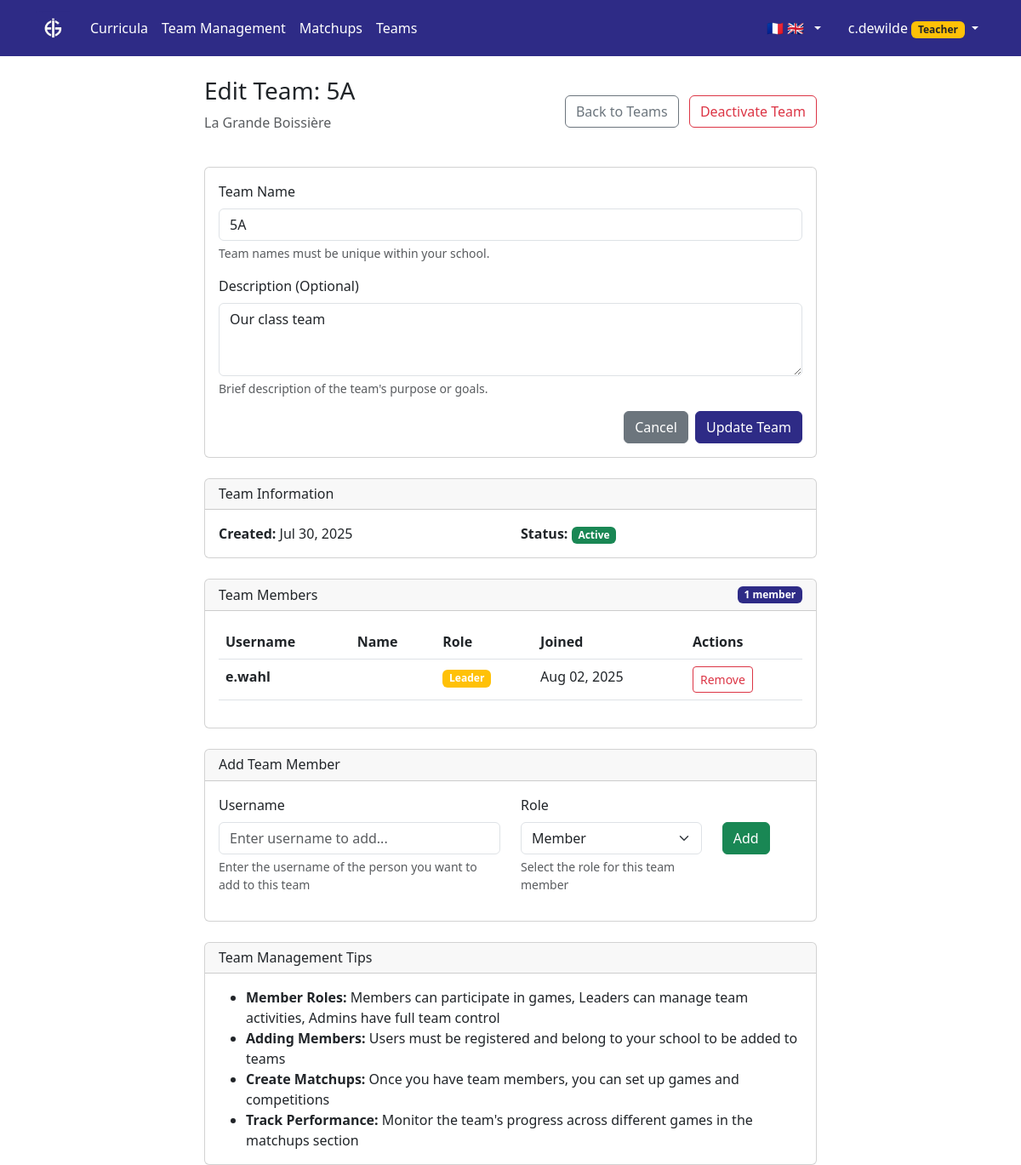
Page /aigames/team-management/teams/1/edit/ (signed in) on the earlier database version.
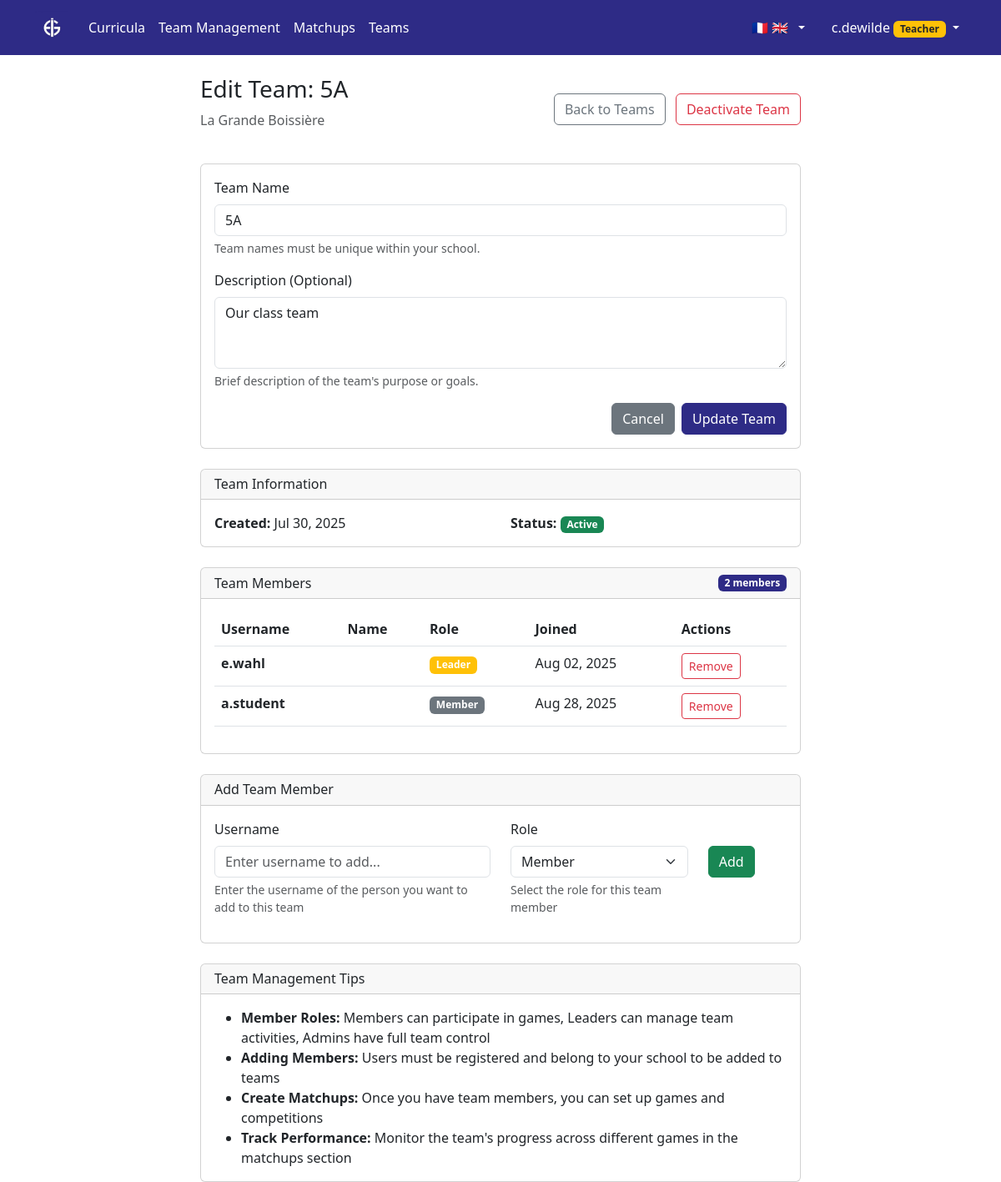
Same page on the later database version.
### aigames/models.py (models this page shows, shortened)
class TeamMembership(models.Model):
    ROLE_CHOICES = [
        ('member', 'Member'),
        ('leader', 'Leader'),
        ('admin', 'Admin'),
    ]
    team = models.ForeignKey(Team, on_delete=models.CASCADE)
    user = models.ForeignKey(User, on_delete=models.CASCADE)
    role = models.CharField(max_length=10, choices=ROLE_CHOICES, default='member')
    joined_at = models.DateTimeField(auto_now_add=True)
    class Meta:
        unique_together = ['team', 'user']  # User can only be in a team once

### aigames/views.py (the view, shortened to what this page needs)
# urls.py: path('team-management/teams/<int:team_id>/edit/', views.edit_school_team, name='edit_school_team'),
@login_required
@user_passes_test(can_create_teams)
def edit_school_team(request, team_id):
    user_school = request.user.profile.school
    team = get_object_or_404(Team, id=team_id, school=user_school, is_active=True)
    form = SchoolTeamForm(school=user_school, instance=team)
    member_form = TeamMemberForm(team=team, school=user_school)
    from .models import TeamMembership
    memberships = TeamMembership.objects.filter(team=team).select_related('user', 'user__profile').order_by('joined_at')
    context = {
        'form': form,
        'member_form': member_form,
        'team': team,
        'memberships': memberships,
        'user_school': user_school,
    }
    return render(request, 'aigames/edit_school_team.html', context)

### aigames/forms.py (shortened to what this page needs)
class SchoolTeamForm(forms.ModelForm):
    class Meta:
        model = Team
        fields = ['name', 'description']
        widgets = {
            'name': forms.TextInput(attrs={
                'class': 'form-control',
                'placeholder': 'Enter team name...'
            }),
            'description': forms.Textarea(attrs={
                'class': 'form-control',
                'rows': 3,
                'placeholder': 'Optional team description...'
            }),
        }
    def __init__(self, school=None, *args, **kwargs):
        super().__init__(*args, **kwargs)
        self.school = school
        self.fields['description'].required = False

### aigames/models.py (called while the page is built)
    @property
    def logo_url(self):
        if self.logo:
            return self.logo.url
        return None

    @property
    def can_create_teams(self):
        return self.role in ['teacher', 'admin']

    @property
    def can_create_games(self):
        return self.role == 'admin'

    @property
    def can_modify_syllabus(self):
        return self.role == 'admin'

    @property
    def is_admin(self):
        return self.role == 'admin'

### aigames/templates/aigames/edit_school_team.html (shortened to what the changed rows need)
{% extends 'syllabus/base.html' %}
{% block content %}
<div class="container">
    <div class="row justify-content-center">
        <div class="col-md-8">
            <div class="d-flex justify-content-between align-items-center mb-4">
                <div>
                    <h1 class="h3">Edit Team: {{ team.name }}</h1>
                </div>
            </div>
            <div class="card mt-4">
                <div class="card-header d-flex justify-content-between align-items-center">
                    <h6 class="mb-0"> Team Members</h6>
                    <span class="badge bg-primary">{{ memberships.count }} member{{ memberships.count|pluralize }}</span>
                </div>
                <div class="card-body">
                    {% if memberships %}
                        <div class="table-responsive">
                            <table class="table table-hover">
                                <thead>
                                    <tr>
                                        <th>Username</th>
                                        <th>Name</th>
                                        <th>Role</th>
                                        <th>Joined</th>
                                        <th>Actions</th>
                                    </tr>
                                </thead>
                                <tbody>
                                    {% for membership in memberships %}
                                    <tr>
                                        <td>
                                            <strong>{{ membership.user.username }}</strong>
                                        </td>
                                        <td>{{ membership.user.first_name }} {{ membership.user.last_name }}</td>
                                        <td>
                                            <span class="badge bg-{% if membership.role == 'admin' %}danger{% elif membership.role == 'leader' %}warning{% else %}secondary{% endif %}">
                                                {{ membership.get_role_display }}
                                            </span>
                                        </td>
                                        <td>{{ membership.joined_at|date:"M d, Y" }}</td>
                                        <td>
                                            <form method="post" style="display: inline;" onsubmit="return confirm('Are you sure you want to remove {{ membership.user.username }} from this team?');">
                                                <button type="submit" name="remove_member" class="btn btn-sm btn-outline-danger">
                                                     Remove
                                                </button>
                                            </form>
                                        </td>
                                    </tr>
                                    {% endfor %}
                                </tbody>
                            </table>
                        </div>
                    {% else %}
                        <p class="text-muted mb-0">No members in this team yet. Add some members below!</p>
                    {% endif %}
                </div>
            </div>
        </div>
    </div>
</div>
{% endblock %}

Differences in the rows shown:
added TeamMembership: user.username "a.student", role "Member", joined_at "Aug 28, 2025"
Other differences:
{{ memberships.count }}: "1" → "2"
